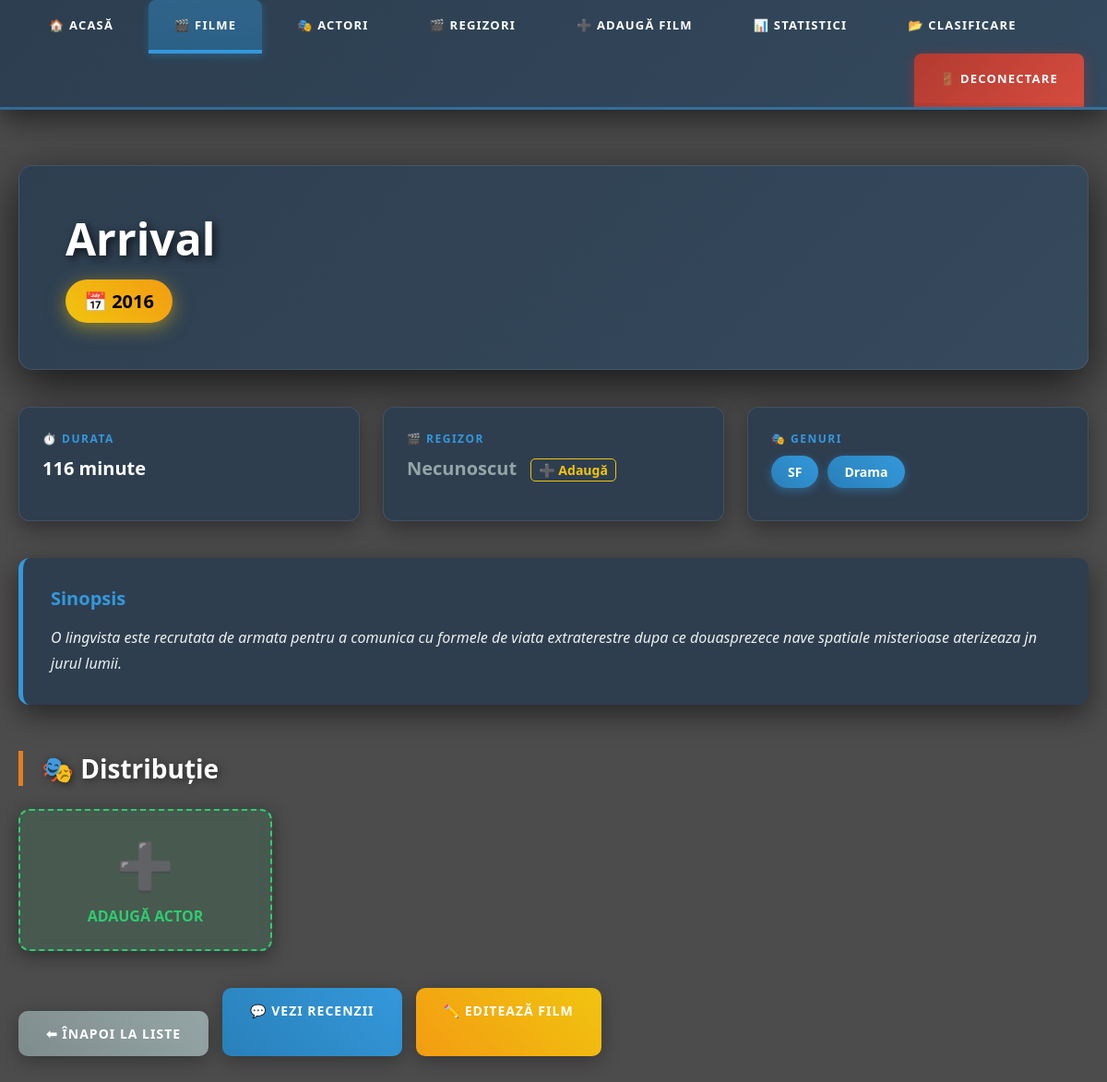
The app's page /detalii.php?id=2 (signed in) with its own data.
### tables this page shows
CREATE TABLE film 
(
    id_film int auto_increment primary key,
    nume_film varchar(150) not null,
    an_aparitie int,
    durata int,
    id_regizor int,
    foreign key (id_regizor) references regizor(id_regizor) on delete set null
);

CREATE TABLE gen
(
    id_gen int auto_increment primary key,
    nume_gen varchar(50) not null,
    detalii_gen varchar(255)
);

### detalii.php (the view, shortened to what this page needs)
<?php
require_once 'config.php';
$id_film = intval($_GET['id']);
$sql_film = "SELECT f.*, r.nume_regizor, r.id_regizor, d.bibliografie as bio_regizor
             FROM film f
             LEFT JOIN regizor r ON f.id_regizor = r.id_regizor
             LEFT JOIN detalii_persoana d ON r.id_date = d.id_date
             WHERE f.id_film = $id_film";
$result_film = $mysqli->query($sql_film);
$film = $result_film->fetch_assoc();
?>
<?php include 'header.php'; ?>
<!DOCTYPE html>
<html lang="ro">
<head>
</head>
<body>
<div class="container">
    <div class="film-hero">
        <h1><?php echo htmlspecialchars($film['nume_film']); ?></h1>
        <span class="year-badge">📅 <?php echo $film['an_aparitie']; ?></span>
    </div>
    <div class="info-grid">
        <div class="info-card">
            <div class="info-label">⏱️ Durata</div>
            <div class="info-value"><?php echo $film['durata']; ?> minute</div>
        </div>
        <div class="info-card">
            <div class="info-label">🎬 Regizor</div>
            <div class="info-value">
                <?php if($film['nume_regizor']): ?>
                    <a href="detalii_regizor.php?id=<?php echo $film['id_regizor']; ?>" class="regizor-link">
                        <?php echo htmlspecialchars($film['nume_regizor']); ?>
                    </a>
                    <a href="editare.php?id=<?php echo $id_film; ?>" class="admin-link" title="Schimbă Regizorul">✏️</a>
                <?php else: ?>
                    <span style="color: #95a5a6;">Necunoscut</span>
                    <a href="editare.php?id=<?php echo $id_film; ?>" class="admin-link">➕ Adaugă</a>
                <?php endif; ?>
            </div>
        </div>
        <div class="info-card">
            <div class="info-label">🎭 Genuri</div>
            <div style="margin-top: 10px;">
                <?php
                $sql_gen = "SELECT g.nume_gen FROM gen g
                            JOIN film_gen fg ON g.id_gen = fg.id_gen
                            WHERE fg.id_film = $id_film";
                $res_gen = $mysqli->query($sql_gen);
                if ($res_gen->num_rows > 0) {
                    while($g = $res_gen->fetch_assoc()) {
                        echo '<span class="genre-badge">' . htmlspecialchars($g['nume_gen']) . '</span>';
                    }
                } else {
                    echo '<span style="color:#95a5a6;">Nespecificat</span>';
                }
                ?>
            </div>
        </div>
    </div>
    <div class="description-box">
        <h3>Sinopsis</h3>
        <p class="description-text">
            <?php
            if (!empty($film['descriere'])) {
                echo nl2br(htmlspecialchars($film['descriere']));
            } else {
                echo "Nu există o descriere disponibilă pentru acest film.";
            }
            ?>
        </p>
    </div>
    <h2 class="section-title">🎭 Distribuție</h2>
    <div class="actor-grid">
        <a href="adauga_distributie.php?id_film=<?php echo $id_film; ?>" class="actor-card add-actor-card">
            <div class="add-icon">➕</div>
            <span class="add-text">Adaugă Actor</span>
        </a>
    </div>
    <div class="action-buttons">
        <a href="filme.php" class="btn-action btn-back">⬅ Înapoi la Liste</a>
        <a href="recenzii.php?id_film=<?php echo $id_film; ?>" class="btn-action btn-reviews">💬 Vezi Recenzii</a>
        <a href="editare.php?id=<?php echo $id_film; ?>" class="btn-action btn-edit">✏️ Editează Film</a>
    </div>
</div>
</body>
</html>

### style.css (style rules this page uses)
* { margin: 0; padding: 0; box-sizing: border-box; }
body { font-family: 'Segoe UI', Tahoma, Geneva, Verdana, sans-serif; background: url('https://images.unsplash.com/photo-1489599849927-2ee91cede3ba?q=80&w=2070&auto=format&fit=crop') no-repeat center center fixed; background-size: cover; margin: 0; padding: 0; min-height: 100vh; position: relative; color: white; }
body::before { content: ""; position: fixed; top: 0; left: 0; width: 100%; height: 100%; background: rgba(0, 0, 0, 0.7); z-index: -1; }
.container { padding: 50px 20px; max-width: 1400px; margin: 0 auto; }
.btn-back { display: block; text-align: center; margin-top: 25px; color: #95a5a6; text-decoration: none; font-weight: 600; }

### detalii.php (style rules this page uses)
.container { max-width: 1200px; margin: 40px auto; padding: 20px; }
.film-hero { background: linear-gradient(135deg, rgba(44, 62, 80, 0.95), rgba(52, 73, 94, 0.95)); backdrop-filter: blur(15px); padding: 50px; border-radius: 15px; margin-bottom: 40px; border: 1px solid rgba(255, 255, 255, 0.1); box-shadow: 0 15px 50px rgba(0,0,0,0.7); animation: fadeInDown 0.8s ease-out; }
.film-hero h1 { color: #fff; font-size: 48px; margin-bottom: 15px; text-shadow: 3px 3px 10px rgba(0,0,0,0.7); line-height: 1.2; }
.year-badge { background: linear-gradient(45deg, #f1c40f, #f39c12); color: #000; padding: 10px 20px; border-radius: 25px; font-weight: bold; font-size: 20px; display: inline-block; box-shadow: 0 5px 20px rgba(241, 196, 15, 0.5); }
.info-grid { display: grid; grid-template-columns: repeat(auto-fit, minmax(280px, 1fr)); gap: 25px; margin-top: 30px; }
.info-card { background: rgba(44, 62, 80, 0.9); backdrop-filter: blur(10px); padding: 25px; border-radius: 12px; border: 1px solid rgba(255, 255, 255, 0.1); box-shadow: 0 8px 25px rgba(0,0,0,0.4); transition: all 0.3s ease; }
.info-label { color: #3498db; font-size: 12px; text-transform: uppercase; font-weight: 700; letter-spacing: 1.5px; margin-bottom: 10px; }
.info-value { color: #fff; font-size: 20px; font-weight: 600; }
.genre-badge { display: inline-block; background: linear-gradient(45deg, #2980b9, #3498db); color: white; padding: 8px 18px; margin-right: 10px; margin-bottom: 10px; border-radius: 20px; font-size: 14px; font-weight: 600; box-shadow: 0 3px 10px rgba(52, 152, 219, 0.4); }
.description-box { background: rgba(44, 62, 80, 0.9); backdrop-filter: blur(10px); padding: 30px; border-radius: 12px; border-left: 5px solid #3498db; box-shadow: 0 10px 30px rgba(0,0,0,0.5); margin-bottom: 40px; margin-top: 40px; animation: fadeInUp 0.8s ease-out; }
.description-box h3 { color: #3498db; font-size: 20px; margin-bottom: 15px; }
.description-text { color: #ecf0f1; font-size: 16px; line-height: 1.8; font-style: italic; }
.section-title { color: #fff; font-size: 28px; margin-top: 50px; margin-bottom: 25px; padding-left: 20px; border-left: 5px solid #e67e22; text-shadow: 2px 2px 8px rgba(0,0,0,0.5); }
.actor-grid { display: grid; grid-template-columns: repeat(auto-fill, minmax(220px, 1fr)); gap: 20px; margin-bottom: 40px; }
.actor-card { display: block; background: rgba(44, 62, 80, 0.9); backdrop-filter: blur(10px); padding: 25px; border-radius: 12px; text-align: center; transition: all 0.3s ease; border: 2px solid transparent; box-shadow: 0 5px 20px rgba(0,0,0,0.4); text-decoration: none; color: white; }
.add-actor-card { border: 2px dashed #2ecc71; background: rgba(46, 204, 113, 0.1); display: flex; flex-direction: column; align-items: center; justify-content: center; }
.add-icon { font-size: 50px; color: #2ecc71; margin-bottom: 10px; }
.add-text { color: #2ecc71; font-weight: bold; text-transform: uppercase; }
.admin-link { font-size: 14px; color: #f1c40f; text-decoration: none; margin-left: 10px; border: 1px solid #f1c40f; padding: 2px 8px; border-radius: 5px; transition: all 0.3s; }
.action-buttons { display: flex; gap: 15px; margin-top: 40px; flex-wrap: wrap; }
.btn-action { display: inline-block; padding: 15px 30px; border-radius: 10px; text-decoration: none; font-weight: 700; font-size: 14px; text-transform: uppercase; letter-spacing: 1px; transition: all 0.3s ease; box-shadow: 0 5px 20px rgba(0,0,0,0.3); }
.btn-back { background: linear-gradient(45deg, #7f8c8d, #95a5a6); color: white; }
.btn-reviews { background: linear-gradient(45deg, #2980b9, #3498db); color: white; }
.btn-edit { background: linear-gradient(45deg, #f39c12, #f1c40f); color: white; }

### records on screen
film: nume_film "Arrival", an_aparitie "2016", durata "116", descriere "O lingvista este recrutata de armata pentru a comunica cu formele de viata extraterestre dupa ce douasprezece nave spatiale misterioase aterizeaza jn jurul lumii."
gen: nume_gen "SF"
gen: nume_gen "Drama"
